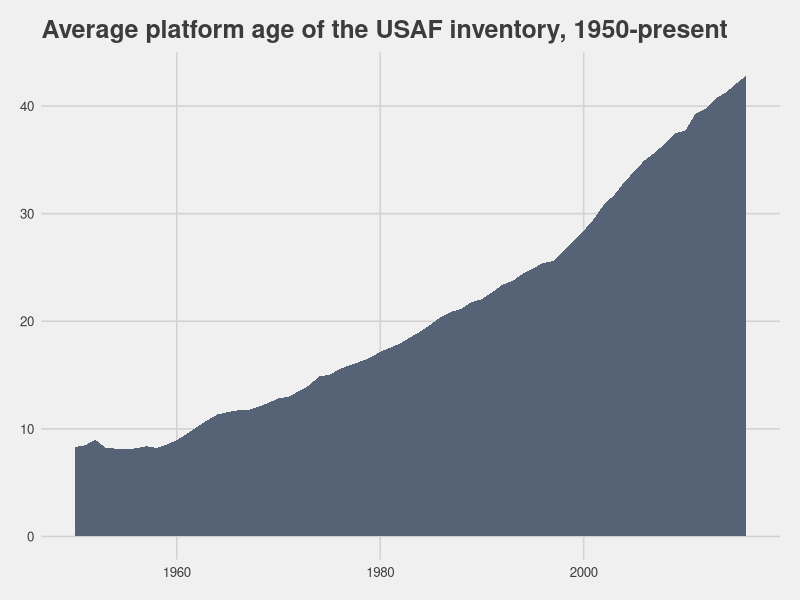
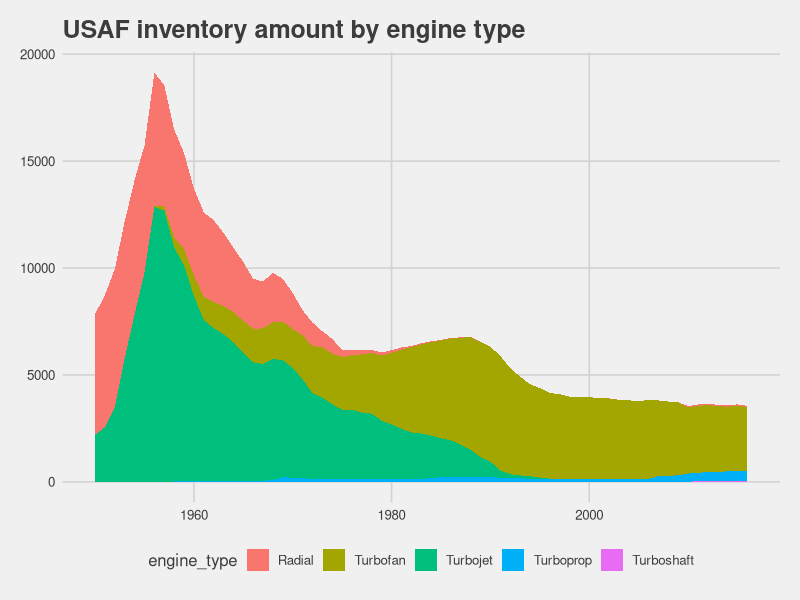
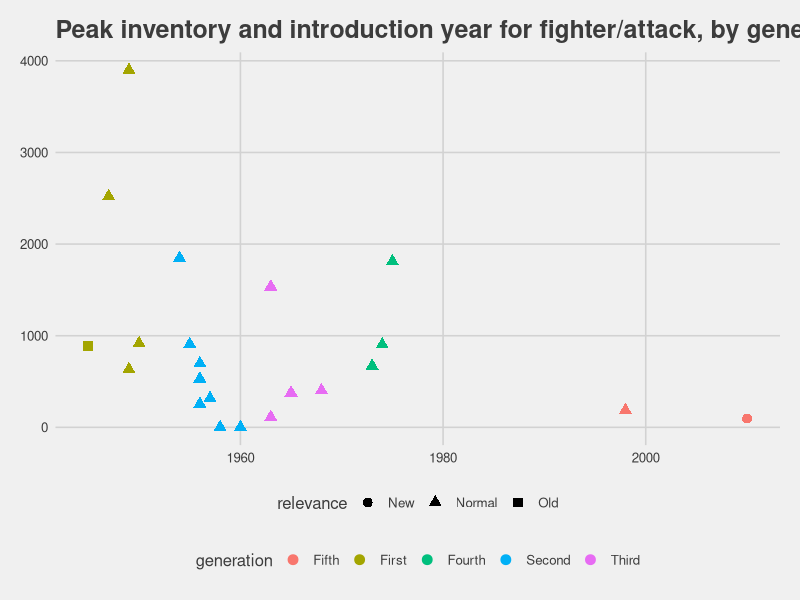
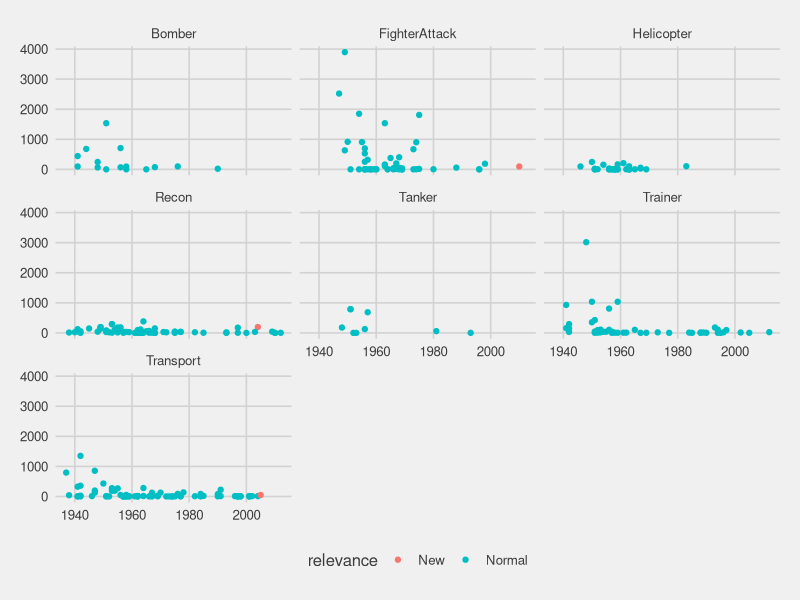
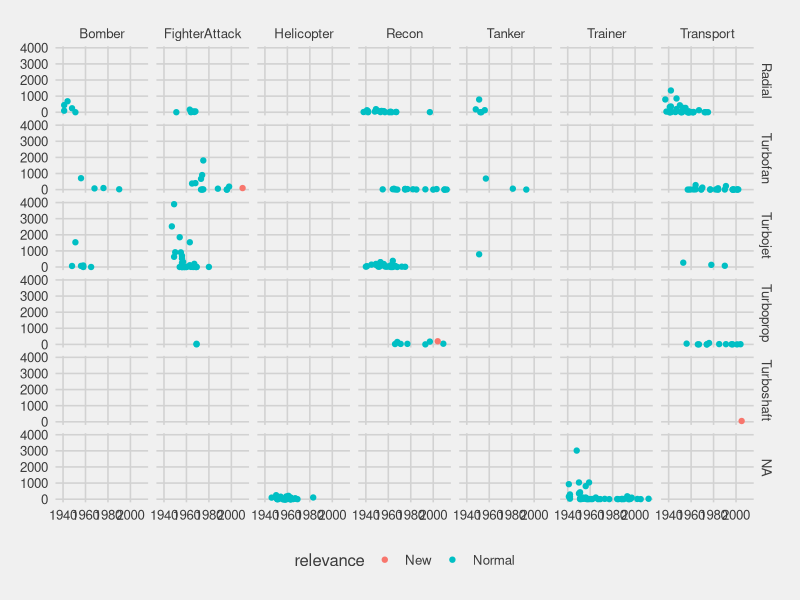
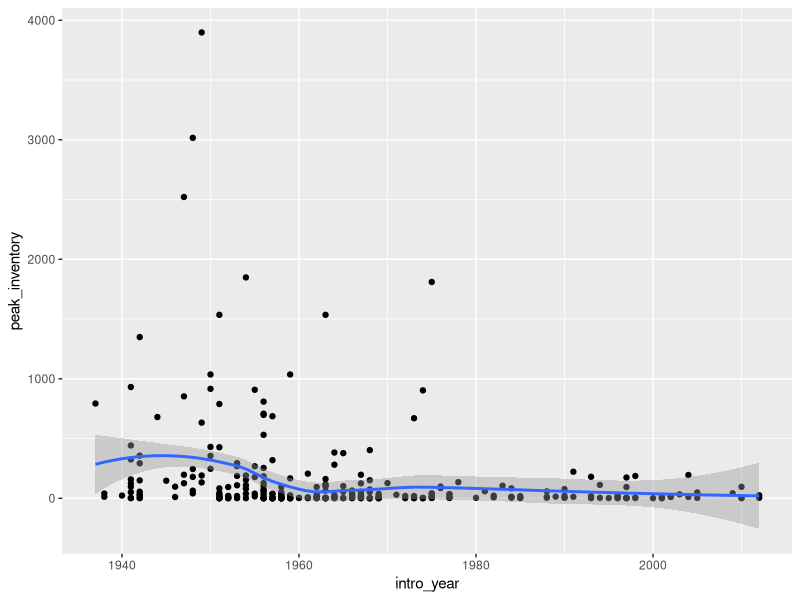
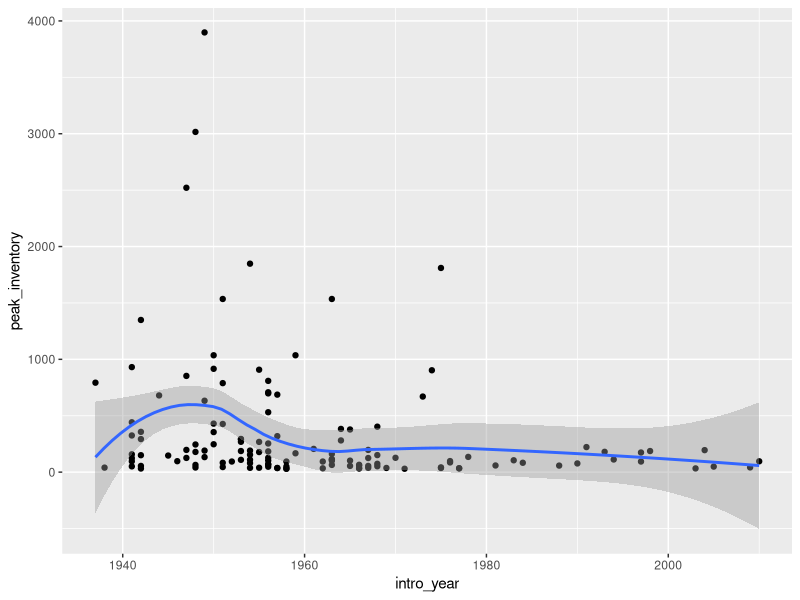
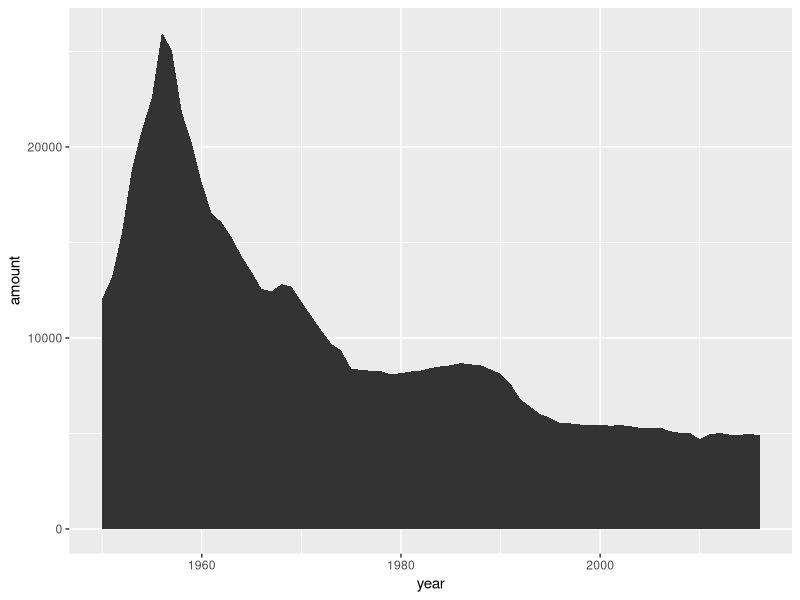

Recreate these plots in R, in order.
# ================================================================================
# The Future of Military Engines 
# By Gabriel Coll
# --------------------------------------------------------------------------------
# inventory numbers and performance specs for aircraft and their engines 
# ================================================================================

# load packages ------------------------------------------------------------------

library(tidyverse) 
library(ggthemes)

# load data ----------------------------------------------------------------------

intro_year <- read_csv("intro_year.csv")
usaf_inventory <- read_csv("usaf_inventory.csv")
engine_specs <- read_csv("engine_specs.csv")
generation <- read_csv("generation.csv")
relevance <- read_csv("relevance.csv")

intro_year <- intro_year %>% 
  .[-1, ] %>% 
  gather(aircraft, intro_year, -year) %>% 
  .[ , -1] 

usaf_inventory[is.na(usaf_inventory)] <- 0

usaf_inventory <- gather(usaf_inventory, aircraft, amount, -year)

engine <- usaf_inventory %>% 
  inner_join(engine_specs, by = "aircraft") %>% 
  left_join(intro_year, by = "aircraft")

write.csv(engine, "engine.csv")

# --------------------------------------------------------------------------------

engine$amount <- as.integer(as.character(engine$amount))
engine$intro_year <- as.integer(as.character(engine$intro_year))

engine <- engine %>% 
  mutate(age = year - intro_year) 

by_total <- engine %>% 
  group_by(year) %>% 
  summarise(total = sum(amount, na.rm = TRUE))

engine <- engine %>% 
  left_join(by_total, by = "year") %>% 
  mutate(total_age = amount * age / total)

by_total <- engine %>% 
  group_by(year)
by_total <- by_total %>% 
  summarise(total_age = sum(total_age, na.rm = TRUE))

p_total_age <- ggplot(data = by_total) + 
  geom_area(aes(y = total_age, x = year), stat = "identity", fill = "#566377") + 
  theme_fivethirtyeight() + 
  ggtitle("Average platform age of the USAF inventory, 1950-present") 
p_total_age

# --------------------------------------------------------------------------------

by_type <- engine %>% 
  group_by(year, engine_type)
by_type <- by_type %>% 
  filter(engine_type %in% c("Radial", 
                            "Turbofan",
                            "Turbojet",
                            "Turboprop",
                            "Turboshaft")) %>%
  summarise(amount = sum(amount, na.rm = TRUE)) 

p_type <- ggplot(data = by_type) +
  geom_area(aes(y = amount, x = year, fill = engine_type), stat = "identity") + 
  theme_fivethirtyeight() + 
  ggtitle("USAF inventory amount by engine type") 

p_type

# --------------------------------------------------------------------------------

engine <- engine %>% 
  left_join(generation, by = "aircraft")

generation <- engine %>% 
  group_by(aircraft, intro_year, relevance, generation) %>% 
  summarise(peak_inventory = mean(peak_inventory, na.rm = TRUE)) %>% 
  filter(generation != "Other")

p_peak_inventory_generation <- ggplot(data = generation) + 
  geom_point(mapping = aes(x = intro_year, y = peak_inventory, color = generation, shape = relevance), size = 3) +
  # facet_wrap( ~ generation, nrow = 3) + 
  theme_fivethirtyeight() + 
  ggtitle("Peak inventory and introduction year for fighter/attack, by generation") 

p_peak_inventory_generation

# --------------------------------------------------------------------------------

inventory <- engine %>% 
  filter(relevance != "Old") %>% 
  group_by(aircraft, intro_year, relevance, generation, type, engine_type) %>% 
  summarise(peak_inventory = mean(peak_inventory, na.rm = TRUE))   

ggplot(data = inventory) + 
  geom_point(mapping = aes(x = intro_year, y = peak_inventory, color = relevance)) +
  facet_wrap( ~ type, nrow = 3) +
  theme_fivethirtyeight()

ggplot(data = inventory) + 
  geom_point(mapping = aes(x = intro_year, y = peak_inventory, color = relevance)) +
  facet_grid(engine_type ~ type) +
  theme_fivethirtyeight()

# --------------------------------------------------------------------------------

inventory_2 <- inventory %>% 
  group_by(aircraft, intro_year) %>% 
  summarise(peak_inventory = mean(peak_inventory, na.rm = TRUE))

ggplot(data = inventory_2) + 
  geom_point(mapping = aes(x = intro_year, y = peak_inventory)) +
  geom_smooth(mapping = aes(x = intro_year, y = peak_inventory))

inventory_3 <- inventory_2 %>% 
  filter(peak_inventory >= 30)

ggplot(data = inventory_3) + 
  geom_point(mapping = aes(x = intro_year, y = peak_inventory)) +
  geom_smooth(mapping = aes(x = intro_year, y = peak_inventory))

# --------------------------------------------------------------------------------

inventory_total <- engine %>% 
  group_by(year) %>% 
  summarise(amount = sum(amount, na.rm = TRUE))

p_total <- ggplot() + geom_area(aes(y = amount, x = year), data = inventory_total,
                                stat="identity")
p_total

inventory_type <- engine %>% 
  group_by(year, type) %>% 
  summarise(amount = sum(amount, na.rm = TRUE))

p_type <- ggplot() + 
  geom_area(aes(y = amount, x = year), data = inventory_type, stat="identity") + 
  facet_wrap(~ type, nrow = 3) + 
  theme_fivethirtyeight()

p_type 

inventory_engine_type <- engine %>% 
  group_by(year, engine_type) %>% 
  summarise(amount = sum(amount, na.rm = TRUE)) %>% 
  filter(engine_type != "NA")

p_engine_type <- ggplot() + 
  geom_area(aes(y = amount, x = year), data = inventory_engine_type, stat="identity") + 
  facet_wrap(~ engine_type, nrow = 3) + 
  theme_fivethirtyeight()

p_engine_type

p_engine_type <- ggplot() + 
  geom_area(aes(y = amount, x = year, fill = engine_type), data = inventory_engine_type, position="stack") + 
  theme_fivethirtyeight()

p_engine_type

generation <- engine %>% 
  group_by(year, generation) %>% 
  summarise(amount = sum(amount, na.rm = TRUE)) %>% 
  filter(generation != "Other")

p_generation <- ggplot() + 
  geom_area(aes(y = amount, x = year), data = generation, stat="identity") + 
  facet_wrap(~ generation, nrow = 2) + 
  theme_fivethirtyeight()

p_generation

p_generation <- ggplot() + 
  geom_area(aes(y = amount, x = year, fill = generation), data = generation, position ="stack") + 
  theme_fivethirtyeight()

p_generation

# --------------------------------------------------------------------------------

engine <- engine %>% 
  mutate(engine_amount = amount * engine_number)

p_engine <- engine %>% 
  group_by(year) %>% 
  summarise(engine_amount = sum(engine_amount, na.rm = TRUE))

p <- ggplot() + 
  geom_area(aes(y = engine_amount, x = year), data = p_engine, stat="identity")
p  

# --------------------------------------------------------------------------------

p <- engine %>% 
  group_by(year, type) %>% 
  summarise(amount = sum(engine_amount, na.rm = TRUE))

p <- ggplot(data = p) + 
  geom_area(aes(y = amount, x = year),stat="identity") + 
  facet_wrap(~ type, nrow = 3) + 
  theme_fivethirtyeight()

p 

# --------------------------------------------------------------------------------

p <- engine %>% 
  group_by(year, engine_type) %>% 
  summarise(amount = sum(engine_amount, na.rm = TRUE)) %>% 
  filter(engine_type != "NA")

p <- ggplot(data = p) + 
  geom_area(aes(y = amount, x = year, fill = engine_type), position="stack") + 
  theme_fivethirtyeight()

p 

# --------------------------------------------------------------------------------

(p <- engine %>% 
  group_by(year, generation) %>% 
  summarise(amount = sum(engine_amount, na.rm = TRUE)) %>% 
  filter(generation != "Other") %>% 
  ggplot() + 
  geom_area(aes(y = amount, x = year, fill = generation), position ="stack") + 
  theme_fivethirtyeight())

# --------------------------------------------------------------------------------

p <- engine %>% 
  group_by(year) %>% 
  summarise(total_amount = sum(amount, na.rm = TRUE))

p <- engine %>% 
  inner_join(p, by = "year") 

p2 <- engine %>% 
  group_by(year, type) %>% 
  summarise(type_amount = sum(amount, na.rm = TRUE)) 

(p3 <- p %>% 
  left_join(p2, by = c("year", "type")) %>% 
  mutate(age_weight = age * amount / total_amount) %>%
  group_by(year) %>% 
  summarise(average_age = sum(age_weight, na.rm = TRUE)) %>% 
  ggplot() + 
  geom_area(aes(y = average_age, x = year), stat="identity"))

(p4 <- p %>% 
    left_join(p2, by = c("year", "type")) %>% 
    mutate(age_weight = age * amount / type_amount) %>%
    group_by(year, type) %>% 
    summarise(average_age = sum(age_weight, na.rm = TRUE)) %>% 
    ggplot() + 
    geom_area(aes(y = average_age, x = year), stat="identity") + 
    facet_wrap( ~ type) + 
    theme_fivethirtyeight())

# --------------------------------------------------------------------------------

p <- engine %>% 
  group_by(year) %>% 
  summarise(total_amount = sum(amount, na.rm = TRUE))

p <- engine %>% 
  inner_join(p, by = "year") 

p2 <- engine %>% 
  group_by(year, generation) %>% 
  summarise(type_amount = sum(amount, na.rm = TRUE)) 

(p <- p %>% 
    left_join(p2, by = c("year", "generation")) %>% 
    filter(generation != "Other") %>% 
    mutate(age_weight = age * amount / type_amount) %>%
    group_by(year, generation) %>% 
    summarise(average_age = sum(age_weight, na.rm = TRUE)) %>% 
    ggplot() + 
    geom_area(aes(y = average_age, x = year), stat="identity") + 
    facet_wrap( ~ generation) + 
    theme_fivethirtyeight())

# --------------------------------------------------------------------------------

p <- engine %>% 
  group_by(year) %>% 
  summarise(total_amount = sum(amount, na.rm = TRUE))

p <- engine %>% 
  inner_join(p, by = "year") 

p2 <- engine %>% 
  group_by(year, type) %>% 
  summarise(type_amount = sum(amount, na.rm = TRUE)) 

(p3 <- p %>% 
    left_join(p2, by = c("year", "type")) %>% 
    mutate(age_weight = age * amount / total_amount) %>%
    group_by(year) %>% 
    summarise(average_age = sum(age_weight, na.rm = TRUE)) %>% 
    ggplot() + 
    geom_area(aes(y = average_age, x = year), stat="identity") + 
    theme_fivethirtyeight())

(p4 <- p %>% 
    left_join(p2, by = c("year", "type")) %>% 
    mutate(age_weight = age * amount / type_amount) %>%
    group_by(year, type) %>% 
    summarise(average_age = sum(age_weight, na.rm = TRUE)) %>% 
    ggplot() + 
    geom_area(aes(y = average_age, x = year), stat="identity") + 
    facet_wrap( ~ type) + 
    theme_fivethirtyeight())

# --------------------------------------------------------------------------------

p <- engine %>% 
  filter(type == "FighterAttack") %>%
  group_by(year) %>% 
  summarise(total_amount = sum(amount, na.rm = TRUE)) 

p <- engine %>% 
  inner_join(p, by = "year")

(p2 <- p %>% 
    mutate(age_weight = takeoff_weight * amount / total_amount) %>%
    group_by(year) %>% 
    summarise(average_age = sum(age_weight, na.rm = TRUE)) %>%
    ggplot() + 
    geom_area(aes(y = average_age, x = year), stat="identity") + 
    theme_fivethirtyeight())

(p2 <- p %>% 
    mutate(age_weight = speed * amount / total_amount) %>%
    group_by(year) %>% 
    summarise(average_age = sum(age_weight, na.rm = TRUE)) %>%
    ggplot() + 
    geom_area(aes(y = average_age, x = year), stat="identity") + 
    theme_fivethirtyeight())

(p2 <- p %>% 
    mutate(age_weight = range * amount / total_amount) %>%
    group_by(year) %>% 
    summarise(average_age = sum(age_weight, na.rm = TRUE)) %>%
    ggplot() + 
    geom_area(aes(y = average_age, x = year), stat="identity") + 
    theme_fivethirtyeight())

(p2 <- p %>% 
    mutate(age_weight = ceiling * amount / total_amount) %>%
    group_by(year) %>% 
    summarise(average_age = sum(age_weight, na.rm = TRUE)) %>%
    ggplot() + 
    geom_area(aes(y = average_age, x = year), stat="identity") + 
    theme_fivethirtyeight())

(p2 <- p %>% 
    mutate(age_weight = climb_rate * amount / total_amount) %>%
    group_by(year) %>% 
    summarise(average_age = sum(age_weight, na.rm = TRUE)) %>%
    ggplot() + 
    geom_area(aes(y = average_age, x = year), stat="identity") + 
    theme_fivethirtyeight())

(p3 <- p %>% 
    mutate(age_weight = thrust_weight_aircraft * amount / total_amount) %>%
    group_by(year) %>% 
    summarise(average_age = sum(age_weight, na.rm = TRUE)) %>%
    ggplot() + 
    geom_area(aes(y = average_age, x = year), stat="identity") + 
    theme_fivethirtyeight())

# --------------------------------------------------------------------------------

p <- engine %>% 
  filter(type == "FighterAttack") %>%
  filter(engine_type == "Turbojet" | engine_type == "Turbofan") %>%
  group_by(year) %>% 
  summarise(total_amount = sum(engine_amount, na.rm = TRUE))

p <- engine %>% 
  inner_join(p, by = "year")

(p2 <- p %>% 
  mutate(age_weight = thrust * engine_amount / total_amount) %>%
  group_by(year) %>% 
  summarise(average_age = sum(age_weight, na.rm = TRUE)) %>% 
  ggplot() + 
  geom_area(aes(y = average_age, x = year), stat="identity") + 
  theme_fivethirtyeight())

(p2 <- p %>% 
    mutate(age_weight = pressure_ratio * engine_amount / total_amount) %>%
    group_by(year) %>% 
    summarise(average_age = sum(age_weight, na.rm = TRUE)) %>% 
    ggplot() + 
    geom_area(aes(y = average_age, x = year), stat="identity") + 
    theme_fivethirtyeight())

(p2 <- p %>% 
    mutate(age_weight = engine_weight * engine_amount / total_amount) %>%
    group_by(year) %>% 
    summarise(average_age = sum(age_weight, na.rm = TRUE)) %>% 
    ggplot() + 
    geom_area(aes(y = average_age, x = year), stat="identity") + 
    theme_fivethirtyeight())

(p2 <- p %>% 
    mutate(age_weight = thrust_weight_engine * engine_amount / total_amount) %>%
    group_by(year) %>% 
    summarise(average_age = sum(age_weight, na.rm = TRUE)) %>% 
    ggplot() + 
    geom_area(aes(y = average_age, x = year), stat="identity") + 
    theme_fivethirtyeight())

# --------------------------------------------------------------------------------

# --------------------------------------------------------------------------------
scatter <- engine %>% 
  filter(type == "FighterAttack") %>% 
  filter(engine_type != "Radial") %>% 
  group_by(intro_year, aircraft) %>% 
  summarise(takeoff_weight = mean(takeoff_weight, na.rm = TRUE))

pTWeight <- ggplot(scatter, aes(x = intro_year, y = takeoff_weight)) + geom_point() + 
  theme_fivethirtyeight()

pTWeight
# --------------------------------------------------------------------------------
scatter <- engine %>% 
  filter(type == "FighterAttack") %>% 
  filter(engine_type != "Radial") %>% 
  group_by(intro_year, aircraft) %>% 
  summarise(speed = mean(speed, na.rm = TRUE))

pMSpeed <- ggplot(scatter, aes(x = intro_year, y = speed)) + geom_point() + 
  theme_fivethirtyeight()

pMSpeed
# --------------------------------------------------------------------------------
scatter <- engine %>% 
  filter(type == "FighterAttack") %>% 
  filter(engine_type != "Radial") %>% 
  group_by(intro_year, aircraft) %>% 
  summarise(range = mean(range, na.rm = TRUE))

prange <- ggplot(scatter, aes(x = intro_year, y = range)) + geom_point() + 
  theme_fivethirtyeight()

prange 
# --------------------------------------------------------------------------------
scatter <- engine %>% 
  filter(type == "FighterAttack") %>% 
  filter(engine_type != "Radial") %>% 
  group_by(intro_year, aircraft) %>% 
  summarise(climb_rate = mean(climb_rate, na.rm = TRUE))

pclimb <- ggplot(scatter, aes(x = intro_year, y = climb_rate)) + geom_point() + 
  theme_fivethirtyeight()

pclimb
# --------------------------------------------------------------------------------
scatter <- engine %>% 
  filter(type == "FighterAttack") %>% 
  filter(engine_type != "Radial") %>% 
  group_by(intro_year, aircraft) %>% 
  summarise(ceiling = mean(ceiling, na.rm = TRUE))

pSCeiling <- ggplot(scatter, aes(x = intro_year, y = ceiling)) + geom_point() + 
  theme_fivethirtyeight()

pSCeiling
# --------------------------------------------------------------------------------
scatter <- engine %>% 
  filter(type == "FighterAttack") %>% 
  filter(engine_type != "Radial") %>% 
  group_by(intro_year, aircraft) %>% 
  summarise(thrust_weight_engine = mean(thrust_weight_engine, na.rm = TRUE))

pThrustW <- ggplot(scatter, aes(x = intro_year, y = thrust_weight_engine)) + geom_point() + 
  theme_fivethirtyeight()

pThrustW
# --------------------------------------------------------------------------------
scatter <- engine %>% 
  filter(type == "FighterAttack") %>% 
  filter(engine_type != "Radial") %>% 
  group_by(intro_year, aircraft) %>% 
  summarise(thrust = mean(thrust, na.rm = TRUE))

pMThrust <- ggplot(scatter, aes(x = intro_year, y = thrust)) + geom_point() + 
  theme_fivethirtyeight()

pMThrust
# --------------------------------------------------------------------------------
scatter <- engine %>% 
  filter(type == "FighterAttack") %>% 
  filter(engine_type != "Radial") %>% 
  group_by(intro_year, aircraft) %>% 
  summarise(takeoff_weight = mean(takeoff_weight, na.rm = TRUE))

pTWeight <- ggplot(scatter, aes(x = intro_year, y = takeoff_weight)) + geom_point() + 
  theme_fivethirtyeight()

pTWeight
# --------------------------------------------------------------------------------
scatter <- engine %>% 
  filter(type == "FighterAttack") %>% 
  filter(engine_type != "Radial") %>% 
  group_by(intro_year, aircraft) %>% 
  summarise(pressure_ratio = mean(pressure_ratio, na.rm = TRUE))

pPR <- ggplot(scatter, aes(x = intro_year, y = pressure_ratio)) + geom_point() + 
  theme_fivethirtyeight()

pPR
# --------------------------------------------------------------------------------
scatter <- engine %>% 
  filter(type == "FighterAttack") %>% 
  filter(engine_type != "Radial") %>% 
  group_by(intro_year, aircraft) %>% 
  summarise(engine_weight = mean(engine_weight, na.rm = TRUE))

pEW <- ggplot(scatter, aes(x = intro_year, y = engine_weight)) + geom_point() + 
  theme_fivethirtyeight()

pEW
# --------------------------------------------------------------------------------
scatter <- engine %>% 
  filter(type == "FighterAttack") %>% 
  filter(engine_type != "Radial") %>% 
  group_by(intro_year, aircraft) %>% 
  summarise(thrust_weight_aircraft = mean(thrust_weight_aircraft, na.rm = TRUE))

pTWR <- ggplot(scatter, aes(x = intro_year, y = thrust_weight_aircraft)) + geom_point() + 
  theme_fivethirtyeight()

pTWR
# --------------------------------------------------------------------------------

